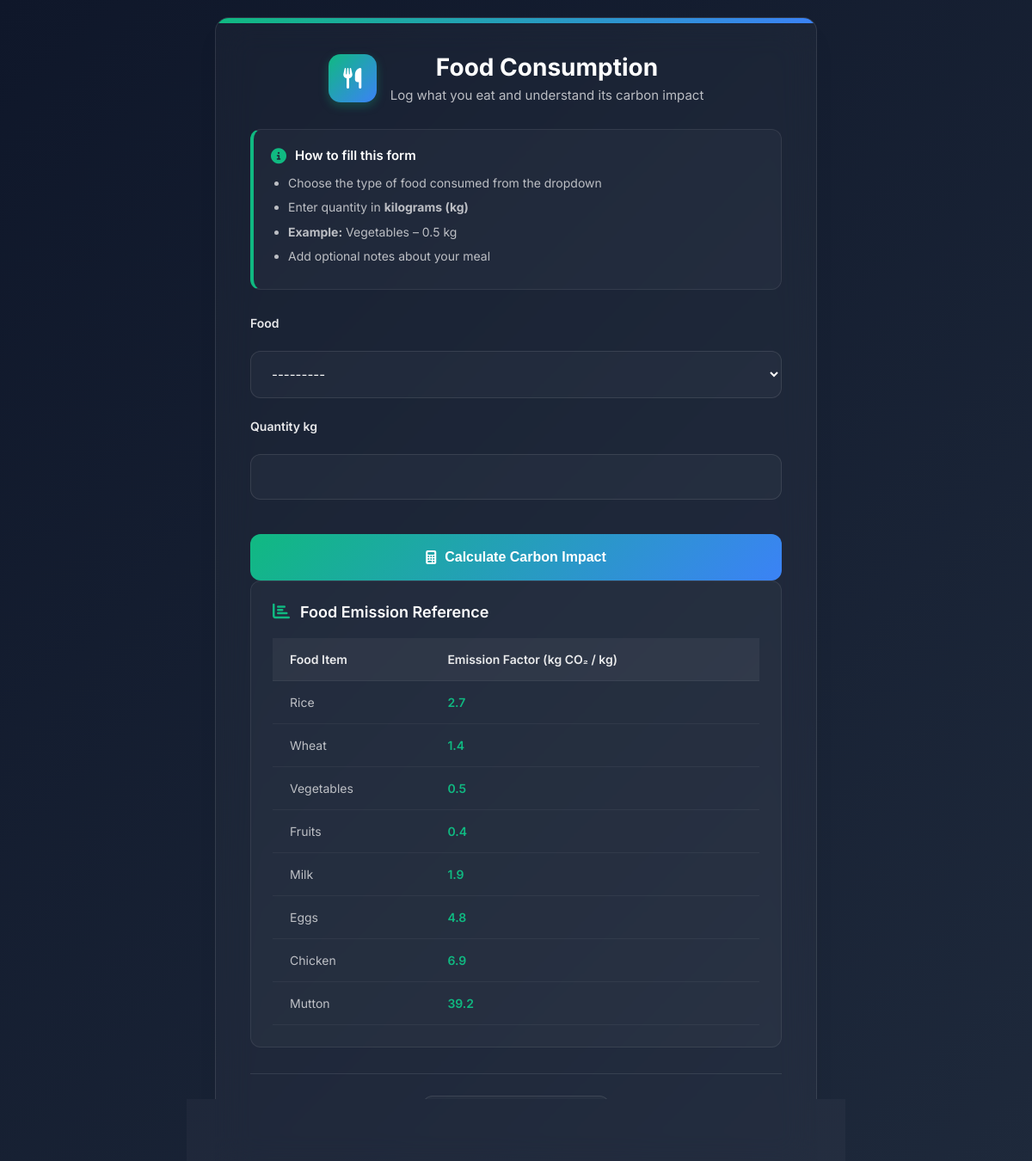
The app's page /dashboard/food/ (signed in) with its own data.
### dashboard/models.py (models this page shows)
class FoodEmissionFactor(models.Model):
    food_name = models.CharField(max_length=100, unique=True)
    emission_factor = models.FloatField(help_text="kg CO₂ per kg")
    def __str__(self):
        return self.food_name

### dashboard/views.py (the view)
# urls.py: path('food/', views.food, name='food'),
@login_required
def food(request):
    if request.method == "POST":
        form = FoodForm(request.POST)
        if form.is_valid():
            obj = form.save(commit=False)
            obj.user = request.user
            obj.carbon_kg = calculate_food_carbon(
                obj.quantity_kg,
                obj.food.emission_factor
            )
            obj.save()
            return redirect("dashboard")
    else:
        form = FoodForm()
    food_factors = FoodEmissionFactor.objects.all()
    return render(
        request,
        "food.html",
        {
            "form": form,
            "food_factors": food_factors
        }
    )

### dashboard/forms.py
class FoodForm(forms.ModelForm):
    class Meta:
        model = FoodConsumption
        fields = ["food", "quantity_kg"]

### templates/food.html (shortened to what this page needs)
<!DOCTYPE html>
<html lang="en">
<head>
<link rel="stylesheet" href="https://cdnjs.cloudflare.com/ajax/libs/font-awesome/6.4.0/css/all.min.css">
</head>
<body>
<div class="form-card">
    <div class="form-header">
        <div class="header-content">
            <div class="header-icon">
                <i class="fas fa-utensils"></i>
            </div>
            <div class="header-text">
                <h2>Food Consumption</h2>
                <p>Log what you eat and understand its carbon impact</p>
            </div>
        </div>
    </div>
    <div class="info-box">
        <div class="info-header">
            <i class="fas fa-info-circle"></i>
            <h4>How to fill this form</h4>
        </div>
        <div class="info-content">
            <ul>
                <li>Choose the type of food consumed from the dropdown</li>
                <li>Enter quantity in <strong>kilograms (kg)</strong></li>
                <li><strong>Example:</strong> Vegetables – 0.5 kg</li>
                <li>Add optional notes about your meal</li>
            </ul>
        </div>
    </div>
    <form method="post">
        <div class="form-content">
            {% for field in form %}
            <p>
                <label for="{{ field.id_for_label }}">
                    {% if field.label %}{{ field.label }}{% endif %}
                </label>
                <div class="form-control">
                    {{ field }}
                </div>
            </p>
            {% endfor %}
        </div>
        <button type="submit" class="submit-btn">
            <i class="fas fa-calculator"></i>
            Calculate Carbon Impact
        </button>
    </form>
    <div class="reference">
        <div class="reference-header">
            <i class="fas fa-chart-bar"></i>
            <h4>Food Emission Reference</h4>
        </div>
        <table class="reference-table">
            <thead>
                <tr>
                    <th>Food Item</th>
                    <th>Emission Factor (kg CO₂ / kg)</th>
                </tr>
            </thead>
            <tbody>
                {% for item in food_factors %}
                <tr>
                    <td>{{ item.food_name }}</td>
                    <td class="emission-factor">{{ item.emission_factor }}</td>
                </tr>
                {% endfor %}
            </tbody>
        </table>
    </div>
    <div class="back-link">
        <a href="/dashboard/">
            <i class="fas fa-arrow-left"></i>
        </a>
    </div>
</div>
</body>
</html>

### records on screen
FoodEmissionFactor: food_name "Rice", emission_factor "2.7"
FoodEmissionFactor: food_name "Wheat", emission_factor "1.4"
FoodEmissionFactor: food_name "Vegetables", emission_factor "0.5"
FoodEmissionFactor: food_name "Fruits", emission_factor "0.4"
FoodEmissionFactor: food_name "Milk", emission_factor "1.9"
FoodEmissionFactor: food_name "Eggs", emission_factor "4.8"
FoodEmissionFactor: food_name "Chicken", emission_factor "6.9"
FoodEmissionFactor: food_name "Mutton", emission_factor "39.2"

### other values on screen
{{ field.label }} "Food" "Quantity kg"
